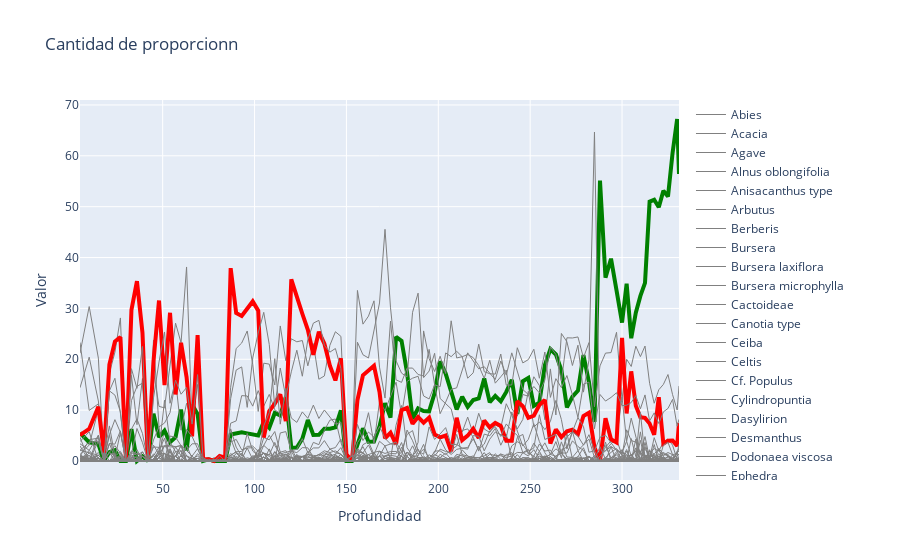

Source (notebook cell):
### Markdown cell above
##
Dejamos esta grafico para que el lector pueda realizar comparaciones

### Code cell
import plotly.graph_objects as go
fig = go.Figure()

for specie in df_Ordered["Especie"].unique():
    if specie == "Pinus":
        fig.add_trace(go.Scatter(x=df_Ordered[df_Ordered["Especie"] == specie]["Profundidad"], y=df_Ordered[df_Ordered["Especie"] == specie]["Valor"], name=specie,
                         line = dict(color='green', width=4)))
    elif specie == "Asteroideae":
        fig.add_trace(go.Scatter(x=df_Ordered[df_Ordered["Especie"] == specie]["Profundidad"], y=df_Ordered[df_Ordered["Especie"] == specie]["Valor"], name=specie,
                         line = dict(color='red', width=4)))
    else:
        fig.add_trace(go.Scatter(x=df_Ordered[df_Ordered["Especie"] == specie]["Profundidad"], y=df_Ordered[df_Ordered["Especie"] == specie]["Valor"], name=specie,
                         line = dict(color='gray', width=1)))

fig.update_layout(title='Cantidad de proporcionn',
                   xaxis_title='Profundidad',
                   yaxis_title='Valor')
fig.show()
